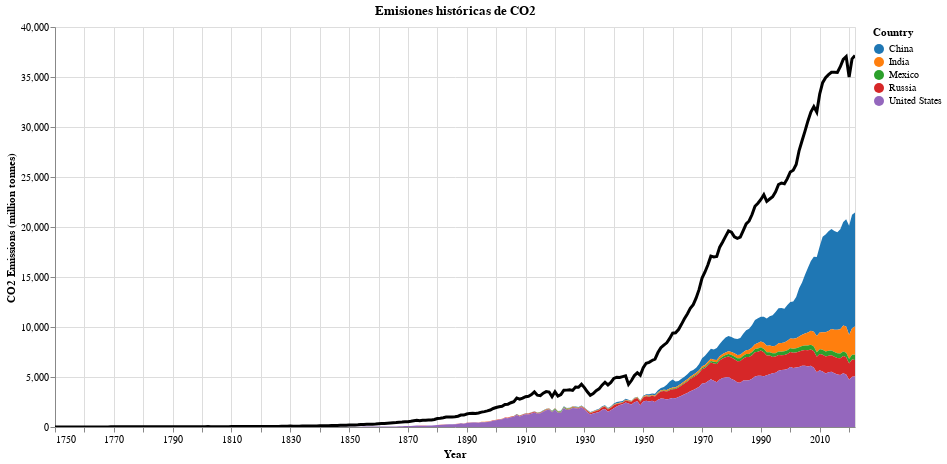

The code cell stored with this chart in its notebook:
### Code cell
# Crear la gráfica de áreas apiladas
area_chart = alt.Chart(co2_long).transform_filter(
    alt.FieldOneOfPredicate(field='country', oneOf=paises_interes[:-1])
).mark_area().encode(
    x=alt.X('year:T', title='Year', axis=alt.Axis(format='%Y')),
    y=alt.Y('co2:Q', stack='zero', title='CO2 Emissions (million tonnes)'),
    color=alt.Color('country:N', title='Country', scale=alt.Scale(scheme='category10')),
    tooltip=['year:T', 'country:N', 'co2:Q']
).properties(
    width=800,
    height=400
)

# Crear la gráfica de línea para 'World'
line_chart = alt.Chart(co2_long).transform_filter(
    alt.datum.country == 'World'
).mark_line(color='black', size=3).encode(
    x=alt.X('year:T', title='Year', axis=alt.Axis(format='%Y')),
    y=alt.Y('co2:Q', title='CO2 Emissions (million tonnes)'),
    tooltip=['year:T', 'co2:Q']
).properties(
    width=800,
    height=400
)

# Combinar ambas gráficas
chart = alt.layer(area_chart, line_chart).properties(
    title='Emisiones históricas de CO2'
)

# Habilitar la interactividad
chart = chart.interactive()

chart

### Figure 1 — Vega-Lite specification as saved in the notebook (floating-point values rounded to 4 significant figures; data arrays with more than 128 entries replaced by an {"elided": "..."} marker saying what was removed)
{"config": {"view": {"continuousWidth": 300, "continuousHeight": 300}}, "layer": [{"mark": {"type": "area"}, "encoding": {"color": {"field": "country", "scale": {"scheme": "category10"}, "title": "Country", "type": "nominal"}, "tooltip": [{"field": "year", "type": "temporal"}, {"field": "country", "type": "nominal"}, {"field": "co2", "type": "quantitative"}], "x": {"axis": {"format": "%Y"}, "field": "year", "title": "Year", "type": "temporal"}, "y": {"field": "co2", "stack": "zero", "title": "CO2 Emissions (million tonnes)", "type": "quantitative"}}, "name": "view_1", "transform": [{"filter": {"field": "country", "oneOf": ["China", "United States", "India", "Russia", "Mexico"]}}]}, {"mark": {"type": "line", "color": "black", "size": 3}, "encoding": {"tooltip": [{"field": "year", "type": "temporal"}, {"field": "co2", "type": "quantitative"}], "x": {"axis": {"format": "%Y"}, "field": "year", "title": "Year", "type": "temporal"}, "y": {"field": "co2", "title": "CO2 Emissions (million tonnes)", "type": "quantitative"}}, "transform": [{"filter": "(datum.country === 'World')"}]}], "data": {"name": "data-fe455278c27b01735bb5ad7c7fe636df"}, "height": 400, "params": [{"name": "param_1", "select": {"type": "interval", "encodings": ["x", "y"]}, "bind": "scales", "views": ["view_1"]}], "title": "Emisiones históricas de CO2", "width": 800, "$schema": "https://vega.github.io/schema/vega-lite/v5.17.0.json", "datasets": {"data-fe455278c27b01735bb5ad7c7fe636df": {"elided": "1638 records"}}}
